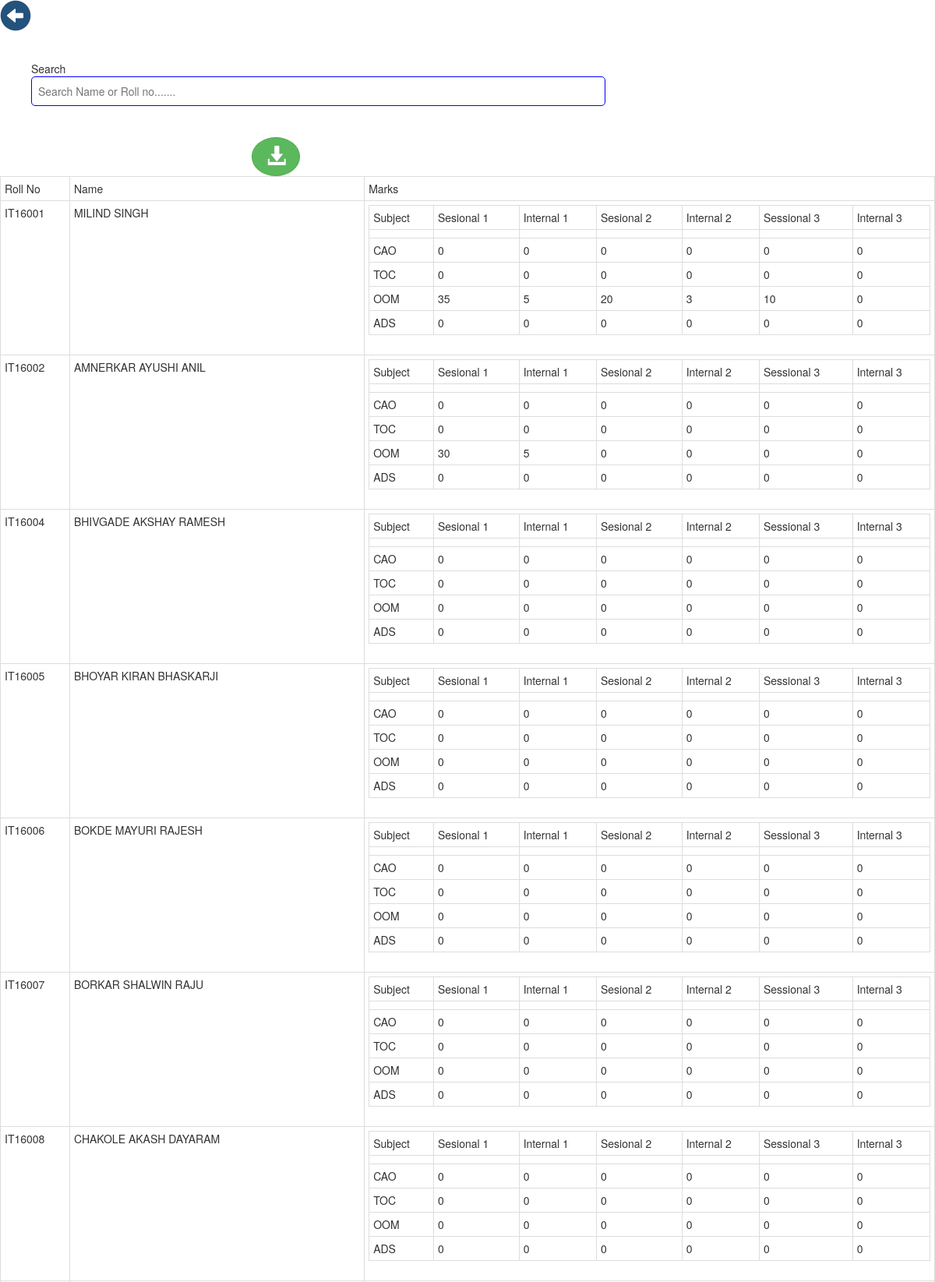
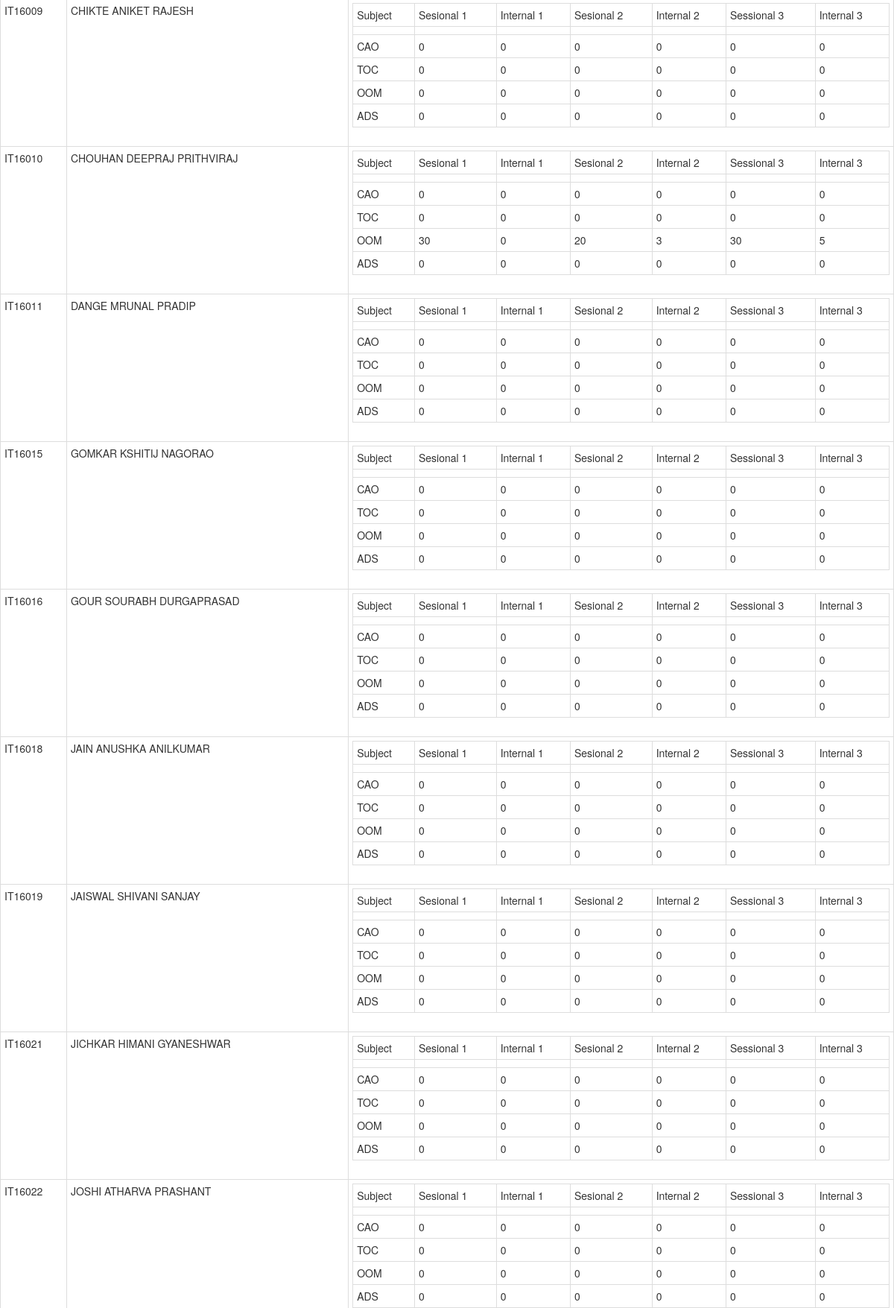
/srms/mystudents.php (signed in, upper part), run on the app's committed database (2 pictures, top to bottom).
### tables this page shows
CREATE TABLE `students` (
  `id` int(11) NOT NULL,
  `name` varchar(255) NOT NULL,
  `rollno` varchar(255) NOT NULL,
  `password` varchar(255) NOT NULL,
  `sem` int(255) NOT NULL,
  `sub5` varchar(255) NOT NULL,
  `sub4` varchar(255) NOT NULL,
  `sub3` varchar(255) NOT NULL,
  `sub2` varchar(255) NOT NULL,
  `sub1` varchar(255) NOT NULL,
  `col1` varchar(255) NOT NULL,
  `seminar` varchar(255) NOT NULL,
  `participation` varchar(255) NOT NULL,
  `publication` varchar(255) NOT NULL,
  `sports` varchar(255) NOT NULL,
  `tech1` varchar(255) NOT NULL,
  `tech2` varchar(255) NOT NULL,
  `hobby` varchar(255) NOT NULL,
  `nptel` varchar(255) NOT NULL,
  `skill` varchar(255) NOT NULL,
  `aptitude` varchar(255) NOT NULL,
  `comunication` varchar(255) NOT NULL,
  `internet` varchar(255) NOT NULL,
  `bonus` varchar(255) NOT NULL,
  `session` varchar(255) NOT NULL
);

### srms/mystudents.php (the view, shortened to what this page needs)
<!DOCTYPE html>
<html lang="en" dir="ltr">
  <head>
    <link rel="stylesheet" href="css/main.css">
    <link rel="stylesheet" href="css/bootstrap.min.css">
    <link rel="stylesheet" href="https://maxcdn.bootstrapcdn.com/bootstrap/3.3.7/css/bootstrap.min.css">
  </head>
  <body>
  <p class="alignleft"><a style="border:none;background-color:none;" href="classteacher1.php">
            <span class="glyphicon glyphicon-circle-arrow-left"></span>
          </a>
            </p>
    <div class="col-sm-12 col-md-12 col-lg-12" style="padding:25px;">
      <div class="col-sm-8 col-md-8 col-lg-8">
        <div class="form-group">
  				<div class="search-box" >
  					<span >Search</span>
              <input type="text" onkeyup="myFunction()" name="search-box" id="search_index"  style="width:100%;padding:8px;border:0.5px blue solid;border-radius:5px;" placeholder="Search Name or Roll no.......">
          </div>
  			</div>
        </div>
      </div>
      <div class="col-sm-4 col-md-4 col-lg-4">
        <button name="button" class="btn btn-success col-md-2 col-lg-2" style="border-radius:50%;font-size:25px;float:right;" onclick="fnExcelReport('marksTable')">
        <center><span class="glyphicon glyphicon-download-alt"></span></center>
      </button>
      </div>
    <table class="table table-condensed table-bordered table-hovered" id="marksTable">
      <tr>
        <td>Roll No</td>
        <td>Name</td>
        <td>Marks</td>
      </tr>
      <?php
        $sem = $_SESSION['sem'];
        include 'connection.php';
         $sql_subjects = "SELECT * FROM subjects WHERE semester = '$sem'";
        $res_subjects = mysqli_query($conn,$sql_subjects);
        $subid_array = [];
        while($row_subjects = mysqli_fetch_array($res_subjects)){
          $subid = $row_subjects['sub_no'];
          array_push($subid_array,$subid);
        }
              $sql_info = "SELECT * FROM students WHERE sem = '$sem'";
              $res_info = mysqli_query($conn,$sql_info);
                while($row_info = mysqli_fetch_array($res_info)){
                  $count = sizeof($subid_array);
                    $studentid = $row_info['rollno'];
                    $count = $count - 1;
                    $studentname = $row_info['name'];
                    echo "<tr>
                      <td>".$studentid."</td>
                      <td>".$studentname."</td>
                      <td><table class='table table-condensed table-bordered table-hovered'>
                      <tr><td>Subject</td><td>Sesional 1</td><td>Internal 1</td><td>Sesional 2</td><td>Internal 2</td><td>Sessional 3</td><td>Internal 3</td></tr>";
                  while($count != 0){
                    $marks = $row_info[$subid_array[$count]];
                    $mark = explode(",",$marks);
                    echo "
                    <div id='$studentid'>
                        <tr>
                          <td>".$mark[0]."</td>
                          <td>".$mark[1]."</td>
                          <td>".$mark[6]."</td>
                          <td>".$mark[2]."</td>
                          <td>".$mark[7]."</td>
                          <td>".$mark[3]."</td>
                          <td>".$mark[8]."</td>
                        </tr>
                        </div>
                    ";
                    $count--;
                  }
                  echo "</table></td>";
                }
                echo "</tr>";
      ?>
    </table>
  </body>
</html>

### srms/css/main.css (style rules this page uses)
.glyphicon.glyphicon-circle-arrow-left { font-size: 40px; }
button { background-color: #B6B6B4; position:absolute; transition: .5s ease; top: 0%; left: 0%; }
.alignleft { float:left; }

### data on the page
students: rollno "IT16001", name "MILIND SINGH", sub5 "CAO", sub5 "0", sub4 "TOC", sub4 "0", sub3 "OOM", sub3 "35", sub3 "5", sub3 "20", sub3 "3", sub3 "10", sub3 "0", sub2 "ADS", sub2 "0"
students: rollno "IT16002", name "AMNERKAR AYUSHI ANIL", sub5 "CAO", sub5 "0", sub4 "TOC", sub4 "0", sub3 "OOM", sub3 "30", sub3 "5", sub3 "0", sub2 "ADS", sub2 "0"
students: rollno "IT16004", name "BHIVGADE AKSHAY RAMESH", sub5 "CAO", sub5 "0", sub4 "TOC", sub4 "0", sub3 "OOM", sub3 "0", sub2 "ADS", sub2 "0"
students: rollno "IT16005", name "BHOYAR KIRAN BHASKARJI", sub5 "CAO", sub5 "0", sub4 "TOC", sub4 "0", sub3 "OOM", sub3 "0", sub2 "ADS", sub2 "0"
students: rollno "IT16006", name "BOKDE MAYURI RAJESH", sub5 "CAO", sub5 "0", sub4 "TOC", sub4 "0", sub3 "OOM", sub3 "0", sub2 "ADS", sub2 "0"
students: rollno "IT16007", name "BORKAR SHALWIN RAJU", sub5 "CAO", sub5 "0", sub4 "TOC", sub4 "0", sub3 "OOM", sub3 "0", sub2 "ADS", sub2 "0"
students: rollno "IT16008", name "CHAKOLE AKASH DAYARAM", sub5 "CAO", sub5 "0", sub4 "TOC", sub4 "0", sub3 "OOM", sub3 "0", sub2 "ADS", sub2 "0"
students: rollno "IT16009", name "CHIKTE ANIKET RAJESH", sub5 "CAO", sub5 "0", sub4 "TOC", sub4 "0", sub3 "OOM", sub3 "0", sub2 "ADS", sub2 "0"
students: rollno "IT16010", name "CHOUHAN DEEPRAJ PRITHVIRAJ", sub5 "CAO", sub5 "0", sub4 "TOC", sub4 "0", sub3 "OOM", sub3 "30", sub3 "0", sub3 "20", sub3 "3", sub3 "5", sub2 "ADS", sub2 "0"
students: rollno "IT16011", name "DANGE MRUNAL PRADIP", sub5 "CAO", sub5 "0", sub4 "TOC", sub4 "0", sub3 "OOM", sub3 "0", sub2 "ADS", sub2 "0"
students: rollno "IT16015", name "GOMKAR KSHITIJ NAGORAO", sub5 "CAO", sub5 "0", sub4 "TOC", sub4 "0", sub3 "OOM", sub3 "0", sub2 "ADS", sub2 "0"
students: rollno "IT16016", name "GOUR SOURABH DURGAPRASAD", sub5 "CAO", sub5 "0", sub4 "TOC", sub4 "0", sub3 "OOM", sub3 "0", sub2 "ADS", sub2 "0"
students: rollno "IT16018", name "JAIN ANUSHKA ANILKUMAR", sub5 "CAO", sub5 "0", sub4 "TOC", sub4 "0", sub3 "OOM", sub3 "0", sub2 "ADS", sub2 "0"
students: rollno "IT16019", name "JAISWAL SHIVANI SANJAY", sub5 "CAO", sub5 "0", sub4 "TOC", sub4 "0", sub3 "OOM", sub3 "0", sub2 "ADS", sub2 "0"
students: rollno "IT16021", name "JICHKAR HIMANI GYANESHWAR", sub5 "CAO", sub5 "0", sub4 "TOC", sub4 "0", sub3 "OOM", sub3 "0", sub2 "ADS", sub2 "0"
students: rollno "IT16022", name "JOSHI ATHARVA PRASHANT", sub5 "CAO", sub5 "0", sub4 "TOC", sub4 "0", sub3 "OOM", sub3 "0", sub2 "ADS", sub2 "0"
